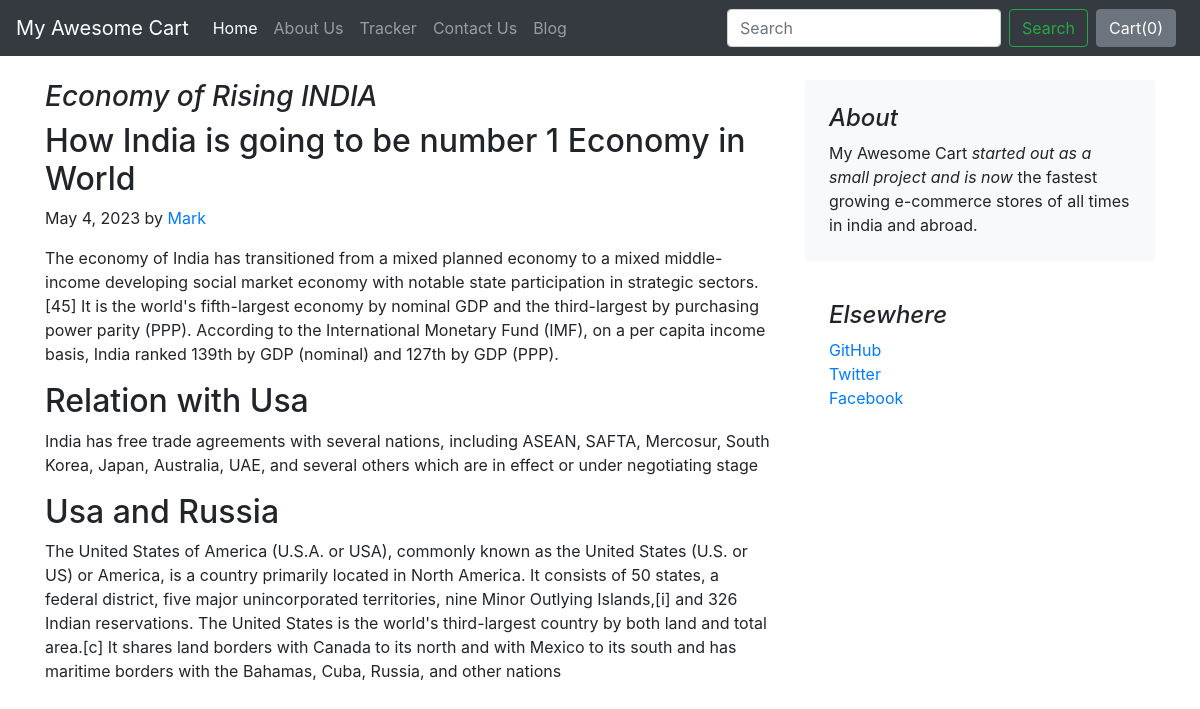
The page /blog/blogpost/1 on the database its author committed.
### blog/models.py (models this page shows, shortened)
class Blogpost(models.Model):
    post_id = models.AutoField(primary_key= True)
    tilte = models.CharField(max_length=50)
    head0 = models.CharField(max_length=500, default="")
    chead0 = models.CharField(max_length=5000, default="")
    head1 = models.CharField(max_length=500, default="")
    chead1 = models.CharField(max_length=5000, default="")
    head2 = models.CharField(max_length=500, default="")
    chead2 = models.CharField(max_length=5000, default="")
    pub_date = models.DateField()
    thumbnail = models.ImageField(upload_to='shop/images', default="")

### blog/views.py (the view)
# urls.py: path('blogpost/<int:id>', views.blogpost,name="blogPost"),
def blogpost(request,id):
    post=Blogpost.objects.filter(post_id=id)
    return render(request,"blog/blogpost.html",{'post':post[0]})

### blog/templates/blog/blogpost.html
{%extends 'blog/basic.html'%}
{%block body%}
<div class="container">
    <div class="row mt-4">
        <div class="col-md-8 blog-main">
            <h3 class="font-italic">
                {{post.tilte}}
            </h3>
            <div class="blog-post">
                <h2 class="blog-post-title">{{post.head0}}</h2>
                <p class="blog-post-meta">{{post.pub_date}} by <a href="#">Mark</a></p>
                <p>{{post.chead0}}</p>
                <h2>{{post.head1}}</h2>
                <p>{{post.chead1}}</p>
                <h2>{{post.head2}}</h2>
                <p>{{post.chead2}}</p>
            </div>
        </div>
        <aside class="col-md-4 blog-sidebar">
            <div class="p-4 mb-3 bg-light rounded">
                <h4 class="font-italic">About</h4>
                <p class="mb-0">My Awesome Cart <em>started out as a small project and is now</em> the fastest growing e-commerce stores of all times in india and abroad.</p>
            </div>
            <div class="p-4">
                <h4 class="font-italic">Elsewhere</h4>
                <ol class="list-unstyled">
                    <li><a href="#">GitHub</a></li>
                    <li><a href="#">Twitter</a></li>
                    <li><a href="#">Facebook</a></li>
                </ol>
            </div>
        </aside>
    </div>
</div>
{% endblock %}

### rows shown on the page
Blogpost: tilte "Economy of Rising INDIA", head0 "How India is going to be number 1 Economy in World", pub_date "May 4, 2023", chead0 "The economy of India has transitioned from a mixed planned economy to a mixed middle-income developing social market economy with notable state participation in strategic sectors.[45] It is the world's fifth-largest economy by nominal GDP and the third-largest by purchasing power parity (PPP). According to the International Monetary Fund (IMF), on a per capita income basis, India ranked 139th by GDP (nominal) and 127th by GDP (PPP).", head1 "Relation with Usa", chead1 "India has free trade agreements with several nations, including ASEAN, SAFTA, Mercosur, South Korea, Japan, Australia, UAE, and several others which are in effect or under negotiating stage", head2 "Usa and Russia", chead2 "The United States of America (U.S.A. or USA), commonly known as the United States (U.S. or US) or America, is a country primarily located in North America. It consists of 50 states, a federal district, five major unincorporated territories, nine Minor Outlying Islands,[i] and 326 Indian reservations. The United States is the world's third-largest country by both land and total area.[c] It shares land borders with Canada to its north and with Mexico to its south and has maritime borders with the Bahamas, Cuba, Russia, and other nations"
